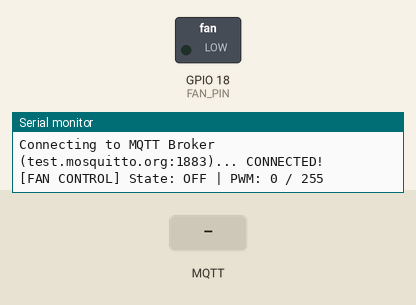
This sketch was run on a simulated ESP32. Parts: switched loads named in the sketch (green lamp = pin HIGH), the last lines printed to the serial monitor. The test bench sets the inputs (shaded band). WiFi joins after 1.5 s; servers stay silent unless stated; no MQTT or app messages arrive unless stated.

Above: at 3.7 s.
3.8 s: MQTT message "ON" arrives on the first subscribed topic
At 4.6 s:
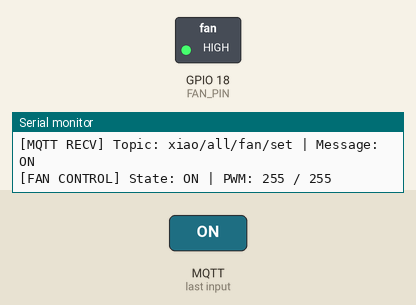
5.3 s: MQTT message "5" arrives on the first subscribed topic
At 5.8 s:
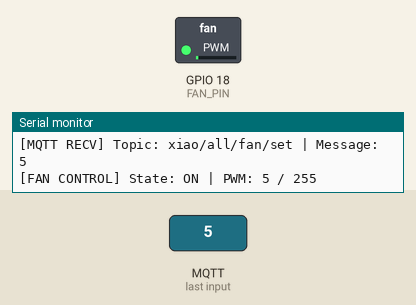
6.8 s: MQTT message "TRUE" arrives on the first subscribed topic
At 8.0 s:
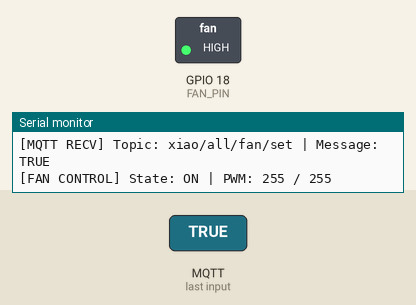
8.3 s: MQTT message "OFF" arrives on the first subscribed topic
At 9.3 s:
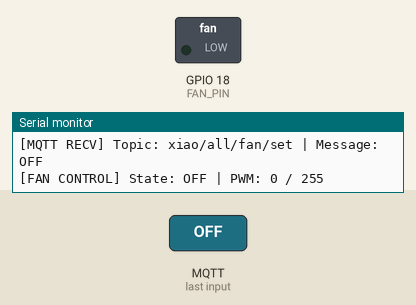
Timing chart, 0 to 10.8 s (numbered marks = the images above; inputs shaded):
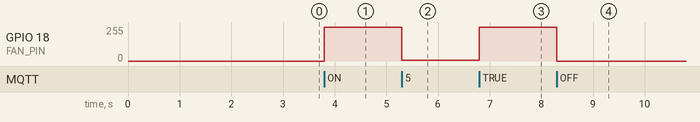

The sketch:

ecopet_esp32_fan_mqtt.ino
```cpp
/*
 * Eco-Pet Smart Home - ESP32 Fan Motor MQTT Control Sketch
 *
 * Vercel Web App: https://ecopet-two.vercel.app/
 * GitHub Repo: https://github.com/lsjtjwns/ecopet
 *
 * Hardware Connections (MOSFET):
 * - ESP32 GPIO 18 -> MOSFET Gate (via 1k resistor)
 * - MOSFET Drain  -> Fan Motor (-) Wire
 * - MOSFET Source -> Common GND (ESP32 GND + External Power GND)
 * - Fan Motor (+) -> External Power (+) (e.g., 5V / 12V)
 */

#include <WiFi.h>
#include <WiFiClient.h>
#include <PubSubClient.h>

// ==========================================
// [필수] Wi-Fi 설정 (사용자의 Wi-Fi 정보 입력)
// ==========================================
const char* WIFI_SSID = "YOUR_WIFI_SSID";         // Wi-Fi 이름
const char* WIFI_PASSWORD = "YOUR_WIFI_PASSWORD"; // Wi-Fi 비밀번호

// ==========================================
// MQTT 브로커 설정
// Vercel 웹 앱(https://ecopet-two.vercel.app/)은
// wss://test.mosquitto.org:8081 브로커를 사용합니다.
// 노트북 로컬 브로커를 사용할 경우 노트북 IP로 변경하세요.
// ==========================================
const char* MQTT_HOST = "test.mosquitto.org";
const int MQTT_PORT = 1883;

// ==========================================
// 핀 및 PWM 설정
// ==========================================
const int FAN_PIN = 18;        // MOSFET 제어 GPIO 핀
const int PWM_FREQ = 25000;    // 25kHz PWM 주파수 (팬 잡음 감소)
const int PWM_CHANNEL = 0;
const int PWM_RESOLUTION = 8;  // 0~255 (8비트)

WiFiClient netClient;
PubSubClient mqttClient(netClient);

char deviceId[13];
char topicFanSetAll[32];
char topicFanSetId[32];
char topicFanState[32];
char topicStatus[32];

bool fanState = false;
int currentPwm = 0;

// 팬 속도 제어 함수 (PWM 0~255)
void setFanSpeed(int pwmValue) {
  pwmValue = constrain(pwmValue, 0, 255);
  currentPwm = pwmValue;
  fanState = (pwmValue > 0);

#if defined(ESP_ARDUINO_VERSION_MAJOR) && ESP_ARDUINO_VERSION_MAJOR >= 3
  ledcWrite(FAN_PIN, pwmValue);
#else
  ledcWrite(PWM_CHANNEL, pwmValue);
#endif

  Serial.printf("[FAN CONTROL] State: %s | PWM: %d / 255\n", fanState ? "ON" : "OFF", currentPwm);

  // MQTT로 상태 전송
  if (mqttClient.connected()) {
    char stateBuf[16];
    snprintf(stateBuf, sizeof(stateBuf), "%d", currentPwm);
    mqttClient.publish(topicFanState, stateBuf, true);
  }
}

// MQTT 메시지 수신 콜백 함수 (Vercel 웹 앱 명령 처리)
void mqttCallback(char* topic, byte* payload, unsigned int length) {
  String msg = "";
  for (unsigned int i = 0; i < length; i++) {
    msg += (char)payload[i];
  }
  msg.trim();

  Serial.printf("[MQTT RECV] Topic: %s | Message: %s\n", topic, msg.c_str());

  // 팬 제어 토픽 수신 처리 (xiao/all/fan/set 또는 xiao/<deviceId>/fan/set)
  if (String(topic) == topicFanSetAll || String(topic) == topicFanSetId || String(topic).endsWith("/fan/set")) {
    String upperMsg = msg;
    upperMsg.toUpperCase();

    if (upperMsg == "OFF" || upperMsg == "0" || upperMsg == "FALSE") {
      setFanSpeed(0);
    } else if (upperMsg == "ON" || upperMsg == "TRUE") {
      setFanSpeed(255); // 기본 최대 속도
    } else {
      // 숫자 형태의 PWM 값 수신 (예: "255", "128", "190")
      int val = msg.toInt();
      setFanSpeed(val);
    }
  }
}

// MAC 주소 기반 고유 디바이스 ID 및 토픽 생성
void buildTopics() {
  uint8_t mac[6];
  WiFi.macAddress(mac);
  snprintf(deviceId, sizeof(deviceId), "%02x%02x%02x", mac[3], mac[4], mac[5]);

  snprintf(topicFanSetAll, sizeof(topicFanSetAll), "xiao/all/fan/set");
  snprintf(topicFanSetId, sizeof(topicFanSetId), "xiao/%s/fan/set", deviceId);
  snprintf(topicFanState, sizeof(topicFanState), "xiao/%s/fan/state", deviceId);
  snprintf(topicStatus, sizeof(topicStatus), "xiao/%s/status", deviceId);
}

void connectWiFi() {
  Serial.printf("Connecting to WiFi: %s ", WIFI_SSID);
  WiFi.mode(WIFI_STA);
  WiFi.begin(WIFI_SSID, WIFI_PASSWORD);

  while (WiFi.status() != WL_CONNECTED) {
    delay(500);
    Serial.print(".");
  }
  Serial.println("\n[WiFi Connected]");
  Serial.print("IP Address: ");
  Serial.println(WiFi.localIP());
}

void connectMqtt() {
  while (!mqttClient.connected()) {
    Serial.printf("Connecting to MQTT Broker (%s:%d)... ", MQTT_HOST, MQTT_PORT);
    String clientId = "ESP32-Fan-" + String(deviceId);

    if (mqttClient.connect(clientId.c_str(), NULL, NULL, topicStatus, 1, true, "offline")) {
      Serial.println("CONNECTED!");

      // 공통 및 디바이스 전용 토픽 구독
      mqttClient.subscribe(topicFanSetAll);
      mqttClient.subscribe(topicFanSetId);
      mqttClient.subscribe("xiao/+/fan/set");

      mqttClient.publish(topicStatus, "online", true);
      setFanSpeed(0); // 초기 상태 OFF
    } else {
      Serial.printf("FAILED (rc=%d), retrying in 3 seconds...\n", mqttClient.state());
      delay(3000);
    }
  }
}

void setup() {
  Serial.begin(115200);
  delay(1000);
  Serial.println("\n==============================================");
  Serial.println(" Eco-Pet Care - ESP32 Fan Motor MQTT Control ");
  Serial.println("==============================================");

  // PWM 제어 핀 초기화
#if defined(ESP_ARDUINO_VERSION_MAJOR) && ESP_ARDUINO_VERSION_MAJOR >= 3
  ledcAttach(FAN_PIN, PWM_FREQ, PWM_RESOLUTION);
#else
  ledcSetup(PWM_CHANNEL, PWM_FREQ, PWM_RESOLUTION);
  ledcAttachPin(FAN_PIN, PWM_CHANNEL);
#endif

  connectWiFi();
  buildTopics();

  Serial.printf("Device ID: %s\n", deviceId);
  Serial.printf("Subscribed Fan Topic: %s\n", topicFanSetAll);

  mqttClient.setServer(MQTT_HOST, MQTT_PORT);
  mqttClient.setCallback(mqttCallback);
  connectMqtt();
}

void loop() {
  if (WiFi.status() != WL_CONNECTED) {
    connectWiFi();
  }
  if (!mqttClient.connected()) {
    connectMqtt();
  }
  mqttClient.loop();
}
```

Measured:
- after the input at 3.8 s, GPIO 18 (FAN_PIN): 0/255 → 255/255 at once
- after the input at 5.3 s, GPIO 18 (FAN_PIN): 255/255 → 5/255 at once
- after the input at 6.8 s, GPIO 18 (FAN_PIN): 5/255 → 255/255 at once
- after the input at 8.3 s, GPIO 18 (FAN_PIN): 255/255 → 0/255 at once
